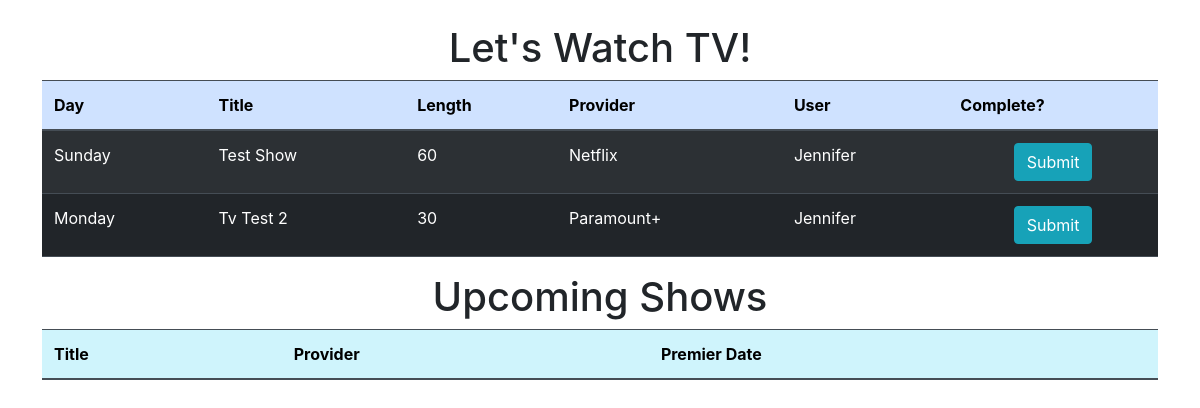
Before: / with the older database file.
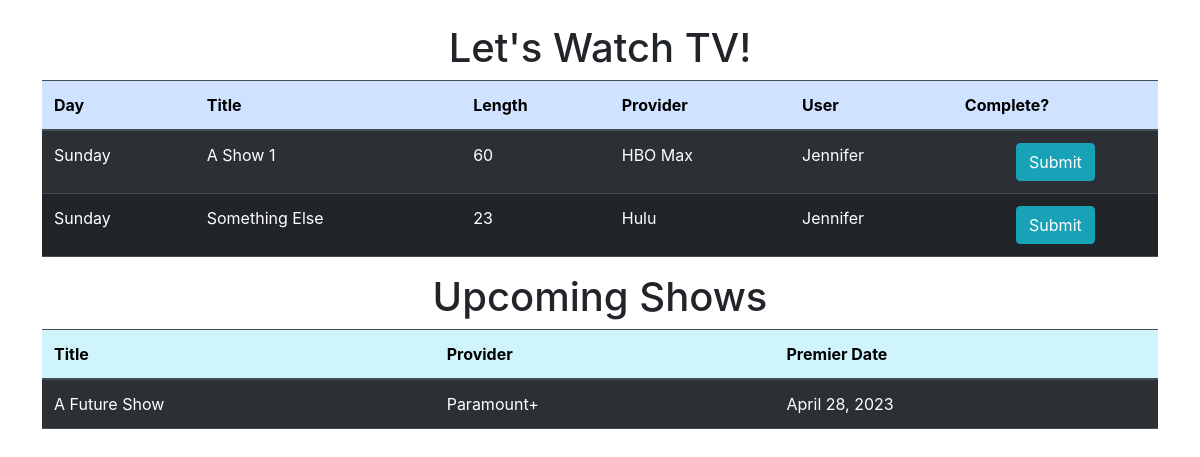
After: the same page with the newer database file.
### tv/models.py (models this page shows, shortened)
class tvTime(models.Model):
    length = models.IntegerField(help_text='How Long is the Show')
    show_name = models.CharField(max_length=20, help_text="Enter Show Name")
    days = (
        ('sun', 'Sunday'),
        ('mon', 'Monday'),
        ('tue', 'Tuesday'),
        ('wed', 'Wednesday'),
        ('thur', 'Thursday'),
        ('fri', 'Friday'),
        ('sat', 'Saturday')
        )
    days_on = models.CharField(choices=days, max_length=10)
    active_choice = (
        ('y','Yes'),
        ('n','No'),
    )
    active = models.CharField(default='y', choices=active_choice, max_length=5)
    names = (
        ('jennifer', 'Jennifer'),
        ('erik', 'Erik'),
    )
    watcher = models.CharField(choices=names, max_length=10)
    start_date = models.DateField(default=now)
    providers = (
        ('paramount', 'Paramount+'),
        ('hbo', 'HBO Max'),
        ('hulu', 'Hulu'),
        ('netflix', 'Netflix'),
        ('prime', 'Prime'),
    )
    provider = models.CharField(choices=providers, max_length=15)
    class Meta:
        verbose_name = 'Let\'s Watch TV'
        verbose_name_plural = 'Let\'s Watch TV'

### tv/views.py (the view, shortened to what this page needs)
# urls.py: path("", views.home, name="home"),
def home(request):
    today = datetime.now().date()
    current_shows = tvTime.objects.filter(Q(start_date__lt=today) & Q(active='y'))
    upcoming_shows = tvTime.objects.filter(start_date__gte=today)
    if request.method == 'GET':
        context = {'shows': current_shows, 'upcoming_shows': upcoming_shows}
    return render(request, 'home.html', context)

### templates/home.html (shortened to what this page needs)
{% extends "base.html" %}
{% load static %}
{% load crispy_forms_tags %}
{% block content %}
<head>
    <link rel="stylesheet" href="https://stackpath.bootstrapcdn.com/bootstrap/4.3.1/css/bootstrap.min.css">
    <link rel="stylesheet" href="https://use.fontawesome.com/releases/v5.6.3/css/all.css">
    <link rel="stylesheet" href="https://unpkg.com/bootstrap-table@1.16.0/dist/bootstrap-table.min.css">
    <link rel="stylesheet" type="text/css" href="http://cdnjs.cloudflare.com/ajax/libs/bootstrap-table/1.16.0/extensions/filter-control/bootstrap-table-filter-control.css">
      </head>
<br>
<h1 class="text-center">Let's Watch TV!</h1>
<div class="container-lg">
    <table id="table"
    data-toggle="table"
    data-filter-control="true"
    data-show-search-clear-button="true"
    data-sortable="true"
    classes="table-sm"
    data-pagination="true"
    data-show-columns="true"
    data-show-columns-toggle-all="true"
    class="table table-dark table-striped">
    <thead class="table-primary">
        <tr>
            <th data-field="Day" data-filter-control="select" data-sortable="true">Day</th>
            <th data-field="show_name" data-filter-control="select" data-sortable="true">Title</th>
            <th data-field="length" data-filter-control="select" data-sortable="true">Length</th>
            <th data-field="provider" data-filter-control="select" data-sortable="true">Provider</th>
            <th data-field="watcher" data-filter-control="select" data-sortable="true">User</th>
            <th data-field="complete" data-filter-control="select" data-sortable="true">Complete?</th>
        </tr>
      </thead>
      <tbody>
            {% for show in shows %}
        <tr>
          <td>{{show.get_days_on_display}}</td>
          <td>{{show.show_name|title}}</td>
          <td>{{show.length}}</td>
          <td>{{show.get_provider_display}}</td>
          <td>{{show.get_watcher_display}}</td>
          <td>
            <form method="POST" action="{% url 'home' %}">
                <div style="text-align: center;">
                    <button type="submit" class="btn btn-info" value="It's Over!">Submit</button>
                </div>
            </form>
          </td>
        </tr>
        {% endfor %}
      </tbody>
    </table>
<h1 class="text-center">Upcoming Shows</h1>
    <thead class="table-primary">
<table class="table table-dark table-striped">
    <thead class="table-info">
    <tr>
        <th>Title</th>
        <th>Provider</th>
        <th>Premier Date</th>
    </tr>
    </thead>
    {% for upcoming in upcoming_shows %}
    <tr>
        <td>{{upcoming.show_name|title}}</td>
        <td>{{upcoming.get_provider_display}}</td>
        <td>{{upcoming.start_date}}</td>
    </tr>
    {% endfor %}
</table>
</div>
{% endblock %}

### templates/base.html (shortened to what this page needs)
<!doctype html>
<html lang="en">
  <head>
    <link href="https://cdn.jsdelivr.net/npm/bootstrap@5.3.0-alpha3/dist/css/bootstrap.min.css" rel="stylesheet">
  </head>
  <body>
    {% block content %}
    {% endblock %}
</body>
</html>

Changed rows visible on the page:
removed tvTime: days_on "Sunday", show_name "Test Show", length "60", provider "Netflix", watcher "Jennifer", shown under "Let's Watch TV!"
removed tvTime: days_on "Monday", show_name "Tv Test 2", length "30", provider "Paramount+", watcher "Jennifer", shown under "Let's Watch TV!"
added tvTime: days_on "Sunday", show_name "A Show 1", length "60", provider "HBO Max", watcher "Jennifer", shown under "Let's Watch TV!"
added tvTime: days_on "Sunday", show_name "Something Else", length "23", provider "Hulu", watcher "Jennifer", shown under "Let's Watch TV!"
added tvTime: show_name "A Future Show", provider "Paramount+", start_date "April 28, 2023", shown under "Upcoming Shows"
